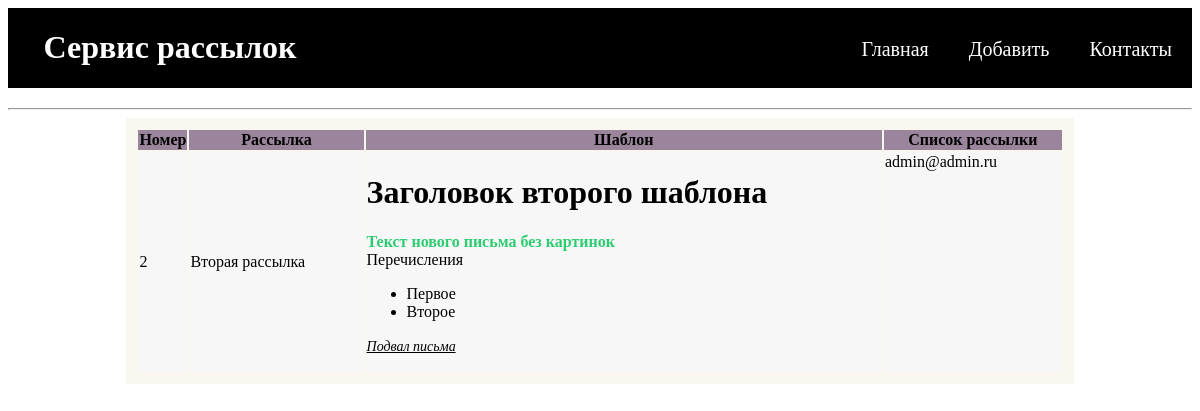
Page /2/ on the committed database.
### app/models.py (models this page shows, shortened)
class Mailing(models.Model):
    name = models.CharField(max_length=255, verbose_name="Имя рассылки")
    email_template = RichTextUploadingField(blank=True, default='', verbose_name="Шаблон")
    emails = models.TextField(blank=True, verbose_name="Список рассылки")
    class Meta:
        verbose_name = 'Рассылка'
        verbose_name_plural = 'Рассылки'

### app/views.py (the view)
# urls.py: path('<int:pk>/', MailingView.as_view(), name='detail_mailing'),
class MailingView(DetailView):
    model = Mailing

### app/templates/app/mailing_detail.html (shortened to what this page needs)
{% extends 'base.html' %}
{% block content %}
    <hr>
    <div class="content-center">
        <table id="table">
            <tr style="background-color: #9B859D">
                <th>Номер</th>
                <th>Рассылка</th>
                <th>Шаблон</th>
                <th>Список рассылки</th>
            </tr>
            <tr>
                <td>{{ object.pk }}</td>
                <td style="width: 20%; text-align:left; vertical-align: middle">{{object.name}}</td>
                <td style="width: 60%">
                    {% autoescape off %}
                    {{object.email_template}}
                    {% endautoescape %}
                </td>
                <td style="text-align:left; vertical-align: top; width: 20%">{{object.emails}}</td>
            </tr>
        </table>
    </div>
{% endblock %}

### app/static/app/css/styles.css (style rules this page uses)
.content-center { margin-left: 10%; margin-right: 10%; background: rgb(249, 247, 240); padding: 10px; }
#table tr:nth-child(odd) { background: #fff; }
#table tr:nth-child(even) { background: #F7F7F7; }

### rows in the picture
Mailing: pk "2", name "Вторая рассылка", email_template "Заголовок второго шаблона Текст нового письма без картинок Перечисления Первое Второе Подвал письма", emails "admin@admin.ru"
